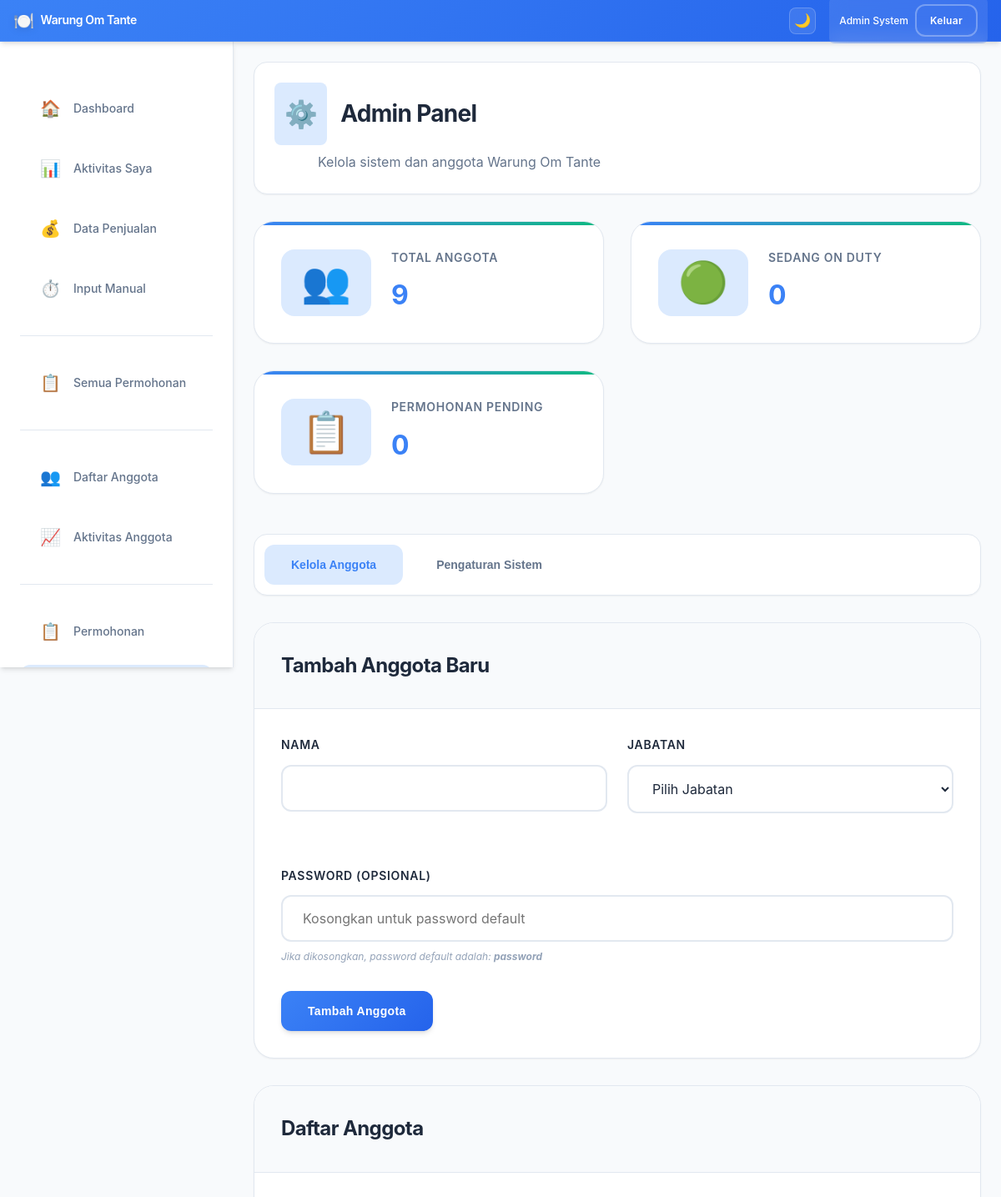
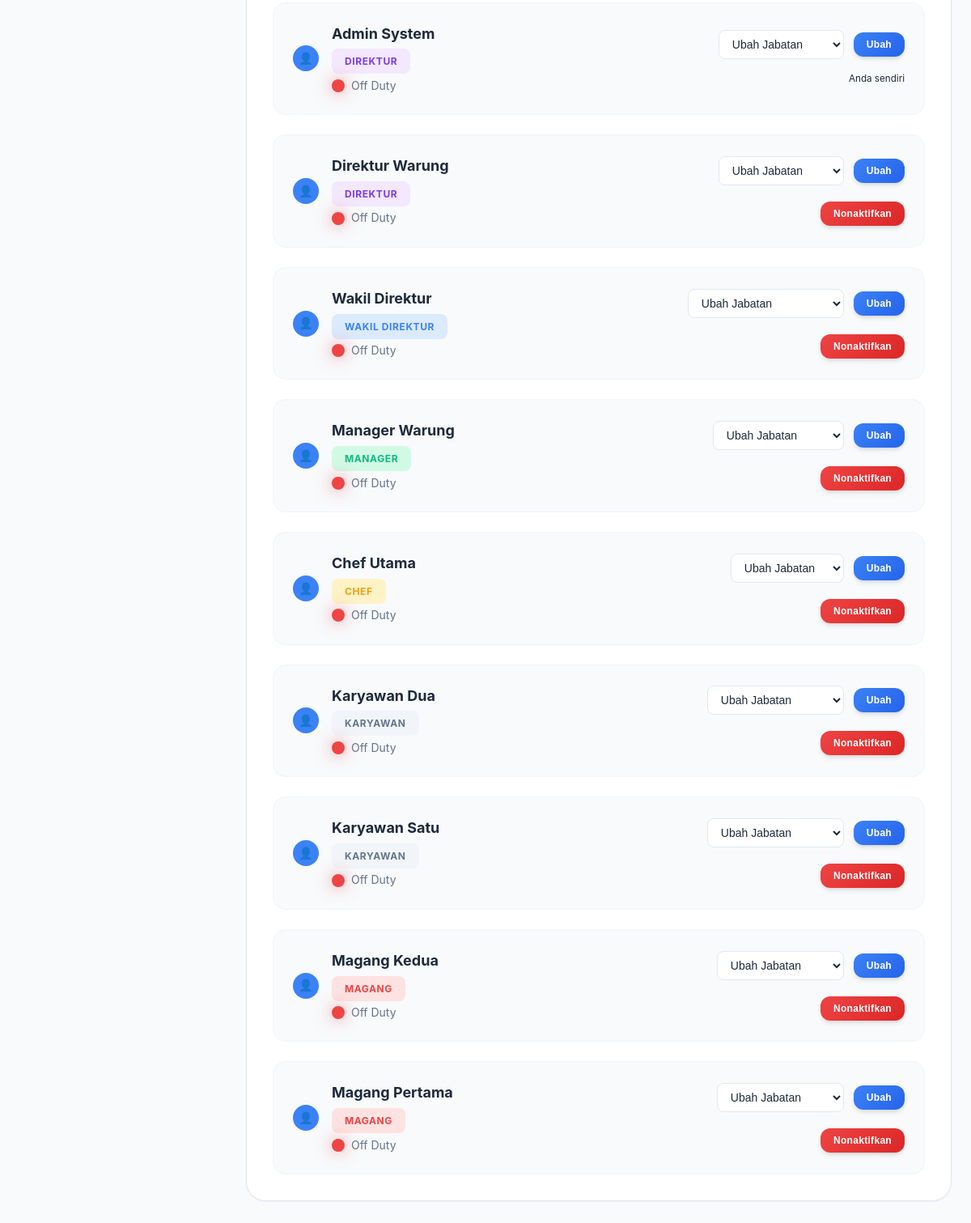
The page /admin.php (signed in) on the database its author committed (2 pictures, top to bottom).
### tables this page shows
CREATE TABLE employees (
    id INT PRIMARY KEY AUTO_INCREMENT,
    name VARCHAR(100) NOT NULL,
    role ENUM('direktur', 'wakil_direktur', 'manager', 'chef', 'karyawan', 'magang') NOT NULL,
    password VARCHAR(255) NOT NULL,
    status ENUM('active', 'inactive') DEFAULT 'active',
    is_on_duty BOOLEAN DEFAULT FALSE,
    current_duty_start DATETIME NULL,
    total_duty_hours INT DEFAULT 0,
    created_at TIMESTAMP DEFAULT CURRENT_TIMESTAMP,
    updated_at TIMESTAMP DEFAULT CURRENT_TIMESTAMP ON UPDATE CURRENT_TIMESTAMP
);

### config.php (called while the page is built, shortened)
<?php
$conn = new mysqli(DB_HOST, DB_USER, DB_PASS, DB_NAME);
$conn->set_charset("utf8");
function isLoggedIn() {
    return isset($_SESSION['user_id']);
}
function hasRole($roles) {
    return in_array($_SESSION['role'], $roles);
}
function getCurrentUser() {
    global $conn;
    $stmt = $conn->prepare("SELECT * FROM employees WHERE id = ?");
    $stmt->bind_param("i", $_SESSION['user_id']);
    $stmt->execute();
    return $stmt->get_result()->fetch_assoc();
}
function getRoleDisplayName($role) {
    $roles = [
        'direktur' => 'Direktur',
        'wakil_direktur' => 'Wakil Direktur',
        'manager' => 'Manager',
        'chef' => 'Chef',
        'karyawan' => 'Karyawan',
        'magang' => 'Magang'
    ];
    return $roles[$role] ?? ucfirst($role);
}
?>

### admin.php (the view, shortened to what this page needs)
<?php
require_once 'config.php';
$user = getCurrentUser();
$employees = $conn->query("
    SELECT * FROM employees
    WHERE status = 'active'
    ORDER BY
        CASE role
            WHEN 'direktur' THEN 1
            WHEN 'wakil_direktur' THEN 2
            WHEN 'manager' THEN 3
            WHEN 'chef' THEN 4
            WHEN 'karyawan' THEN 5
            WHEN 'magang' THEN 6
        END,
        name
")->fetch_all(MYSQLI_ASSOC);
$stats = [];
$stats['total_employees'] = $conn->query("SELECT COUNT(*) as count FROM employees WHERE status = 'active'")->fetch_assoc()['count'];
$stats['on_duty_count'] = $conn->query("SELECT COUNT(*) as count FROM employees WHERE is_on_duty = 1")->fetch_assoc()['count'];
$stats['pending_requests'] = $conn->query("
    SELECT
        (SELECT COUNT(*) FROM leave_requests WHERE status = 'pending') +
        (SELECT COUNT(*) FROM resignation_requests WHERE status = 'pending') +
        (SELECT COUNT(*) FROM manual_duty_requests WHERE status = 'pending') as count
")->fetch_assoc()['count'];
?>
<!DOCTYPE html>
<html lang="id">
<head>
    <link rel="stylesheet" href="style.css">
</head>
<body>
    <div class="dashboard-container">
        <?php include 'includes/header.php'; ?>
        <?php include 'includes/sidebar.php'; ?>
        <main class="main-content">
            <div class="page-header">
                <h1>
                    <span class="page-icon">⚙️</span>
                    Admin Panel
                </h1>
                <p>Kelola sistem dan anggota Warung Om Tante</p>
            </div>
            <div class="stats-grid">
                <div class="stat-card">
                    <div class="stat-icon">👥</div>
                    <div class="stat-content">
                        <h3>Total Anggota</h3>
                        <p class="stat-value"><?= $stats['total_employees'] ?></p>
                    </div>
                </div>
                <div class="stat-card">
                    <div class="stat-icon">🟢</div>
                    <div class="stat-content">
                        <h3>Sedang On Duty</h3>
                        <p class="stat-value"><?= $stats['on_duty_count'] ?></p>
                    </div>
                </div>
                <div class="stat-card">
                    <div class="stat-icon">📋</div>
                    <div class="stat-content">
                        <h3>Permohonan Pending</h3>
                        <p class="stat-value"><?= $stats['pending_requests'] ?></p>
                    </div>
                </div>
            </div>
            <div class="admin-tabs">
                <button class="tab-button active" onclick="showAdminTab('employees')">Kelola Anggota</button>
                <button class="tab-button" onclick="showAdminTab('system')">Pengaturan Sistem</button>
            </div>
            <div id="employees-admin-tab" class="tab-content active">
                <div class="content-grid">
                    <div class="card">
                        <div class="card-header">
                            <h3>Tambah Anggota Baru</h3>
                        </div>
                        <div class="card-content">
                            <form method="POST" class="admin-form">
                                <div class="form-row">
                                    <div class="form-group">
                                        <label for="name">Nama</label>
                                        <input type="text" name="name" id="name" class="form-input" required>
                                    </div>
                                    <div class="form-group">
                                        <label for="role">Jabatan</label>
                                        <select name="role" id="role" class="form-select" required>
                                            <option value="">Pilih Jabatan</option>
                                        </select>
                                    </div>
                                </div>
                                <div class="form-group">
                                    <label for="password">Password (Opsional)</label>
                                    <input type="password" name="password" id="password" class="form-input"
                                           placeholder="Kosongkan untuk password default">
                                    <small class="form-help">Jika dikosongkan, password default adalah: <strong>password</strong></small>
                                </div>
                                <button type="submit" class="btn btn-primary">Tambah Anggota</button>
                            </form>
                        </div>
                    </div>
                    <div class="card">
                        <div class="card-header">
                            <h3>Daftar Anggota</h3>
                        </div>
                        <div class="card-content">
                            <div class="employees-management-list">
                                <?php foreach ($employees as $employee): ?>
                                <div class="employee-management-item">
                                    <div class="employee-info-section">
                                        <div class="employee-avatar-small">👤</div>
                                        <div class="employee-details">
                                            <h4><?= htmlspecialchars($employee['name']) ?></h4>
                                            <span class="role-badge role-<?= $employee['role'] ?>"><?= getRoleDisplayName($employee['role']) ?></span>
                                            <div class="employee-status-inline">
                                                <span class="status-indicator <?= $employee['is_on_duty'] ? 'on-duty' : 'off-duty' ?>"></span>
                                                <span><?= $employee['is_on_duty'] ? 'On Duty' : 'Off Duty' ?></span>
                                            </div>
                                        </div>
                                    </div>
                                    <div class="employee-actions">
                                        <form method="POST" class="role-change-form" onsubmit="return confirmRoleChange('<?= htmlspecialchars($employee['name']) ?>', this)">
                                            <div class="role-change-group">
                                                <select name="new_role" class="form-select-small" required>
                                                    <option value="">Ubah Jabatan</option>
                                                </select>
                                                <button type="submit" class="btn btn-primary btn-sm">Ubah</button>
                                            </div>
                                        </form>
                                        <?php if ($employee['id'] != $user['id']): ?>
                                        <form method="POST" class="deactivate-form" onsubmit="return confirm('Yakin ingin menonaktifkan <?= htmlspecialchars($employee['name']) ?>?\n\nAnggota yang dinonaktifkan tidak dapat login lagi.')">
                                            <button type="submit" class="btn btn-danger btn-sm">Nonaktifkan</button>
                                        </form>
                                        <?php else: ?>
                                        <div class="self-indicator">
                                            <small class="text-muted">Anda sendiri</small>
                                        </div>
                                        <?php endif; ?>
                                    </div>
                                </div>
                                <?php endforeach; ?>
                            </div>
                        </div>
                    </div>
                </div>
            </div>
        </main>
    </div>
</body>
</html>

### includes/header.php (shortened to what this page needs)
<header class="header">
    <div class="header-content">
        <div class="header-left">
            <div class="logo">
                <span class="logo-icon">🍽️</span>
                <span class="logo-text">Warung Om Tante</span>
            </div>
        </div>
        <div class="header-actions">
            <button class="theme-toggle" onclick="toggleTheme()" aria-label="Toggle Theme">
                <span class="theme-icon">🌙</span>
            </button>
            <div class="user-menu">
                <span class="user-name"><?= htmlspecialchars($_SESSION['name']) ?></span>
                <a href="logout.php" class="btn btn-outline btn-sm">Keluar</a>
            </div>
        </div>
    </div>
</header>

### includes/sidebar.php (shortened to what this page needs)
<nav class="sidebar" id="sidebar">
    <div class="sidebar-content">
        <a href="dashboard.php" class="nav-item <?= basename($_SERVER['PHP_SELF']) == 'dashboard.php' ? 'active' : '' ?>">
            <span class="nav-icon">🏠</span>
            <span class="nav-text">Dashboard</span>
        </a>
        <a href="activities.php" class="nav-item <?= basename($_SERVER['PHP_SELF']) == 'activities.php' ? 'active' : '' ?>">
            <span class="nav-icon">📊</span>
            <span class="nav-text">Aktivitas Saya</span>
        </a>
        <a href="sales.php" class="nav-item <?= basename($_SERVER['PHP_SELF']) == 'sales.php' ? 'active' : '' ?>">
            <span class="nav-icon">💰</span>
            <span class="nav-text">Data Penjualan</span>
        </a>
        <a href="manual-duty.php" class="nav-item <?= basename($_SERVER['PHP_SELF']) == 'manual-duty.php' ? 'active' : '' ?>">
            <span class="nav-icon">⏱️</span>
            <span class="nav-text">Input Manual</span>
        </a>
        <div class="nav-divider"></div>
        <a href="all-requests.php" class="nav-item <?= basename($_SERVER['PHP_SELF']) == 'all-requests.php' ? 'active' : '' ?>">
            <span class="nav-icon">📋</span>
            <span class="nav-text">Semua Permohonan</span>
        </a>
        <?php if (hasRole(['direktur', 'wakil_direktur', 'manager'])): ?>
        <div class="nav-divider"></div>
        <a href="employees.php" class="nav-item <?= basename($_SERVER['PHP_SELF']) == 'employees.php' ? 'active' : '' ?>">
            <span class="nav-icon">👥</span>
            <span class="nav-text">Daftar Anggota</span>
        </a>
        <a href="employee-activities.php" class="nav-item <?= basename($_SERVER['PHP_SELF']) == 'employee-activities.php' ? 'active' : '' ?>">
            <span class="nav-icon">📈</span>
            <span class="nav-text">Aktivitas Anggota</span>
        </a>
        <?php endif; ?>
        <?php if (hasRole(['direktur', 'wakil_direktur'])): ?>
        <div class="nav-divider"></div>
        <a href="requests.php" class="nav-item <?= basename($_SERVER['PHP_SELF']) == 'requests.php' ? 'active' : '' ?>">
            <span class="nav-icon">📋</span>
            <span class="nav-text">Permohonan</span>
        </a>
        <a href="admin.php" class="nav-item <?= basename($_SERVER['PHP_SELF']) == 'admin.php' ? 'active' : '' ?>">
        </a>
        <?php endif; ?>
    </div>
</nav>

### rows shown on the page
employees: id "9", name "Magang Kedua", role "MAGANG", is_on_duty 0 (drawn)
employees: name "Admin System", role "DIREKTUR", is_on_duty 0 (drawn), shows "Anda sendiri"
employees: name "Direktur Warung", role "DIREKTUR", is_on_duty 0 (drawn)
employees: name "Wakil Direktur", role "WAKIL DIREKTUR", is_on_duty 0 (drawn)
employees: name "Manager Warung", role "MANAGER", is_on_duty 0 (drawn)
employees: name "Chef Utama", role "CHEF", is_on_duty 0 (drawn)
employees: name "Karyawan Dua", role "KARYAWAN", is_on_duty 0 (drawn)
employees: name "Karyawan Satu", role "KARYAWAN", is_on_duty 0 (drawn)
employees: name "Magang Pertama", role "MAGANG", is_on_duty 0 (drawn)

### other values the page prints
$_SESSION['name'] "Admin System"
$stats['on_duty_count'] "0"
$stats['pending_requests'] "0"
